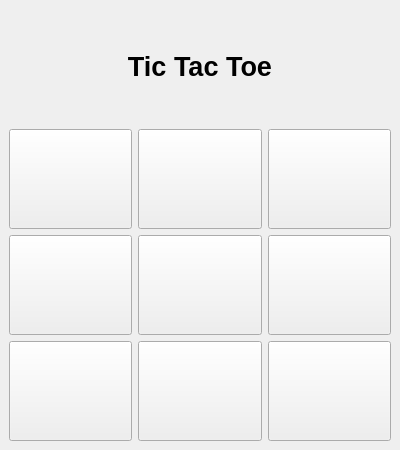
<?xml version="1.0" encoding="UTF-8"?>
<ui version="4.0">
 <class>TicTacToeWindow</class>
 <widget class="QMainWindow" name="TicTacToeWindow">
  <property name="geometry">
   <rect>
    <x>0</x>
    <y>0</y>
    <width>400</width>
    <height>450</height>
   </rect>
  </property>
  <property name="windowTitle">
   <string>Tic Tac Toe</string>
  </property>
  <widget class="QWidget" name="centralwidget">
   <layout class="QVBoxLayout" name="verticalLayout">
    <item>
     <widget class="QLabel" name="titleLabel">
      <property name="text">
       <string>Tic Tac Toe</string>
      </property>
      <property name="alignment">
       <set>Qt::AlignCenter</set>
      </property>
      <property name="font">
       <font>
        <pointsize>20</pointsize>
        <bold>true</bold>
       </font>
      </property>
     </widget>
    </item>
    <item>
     <layout class="QGridLayout" name="gridLayout">
      <!-- 3x3 Buttons -->
      <item row="0" column="0">
       <widget class="QPushButton" name="pushButton_1">
        <property name="minimumSize">
         <size>
          <width>100</width>
          <height>100</height>
         </size>
        </property>
        <property name="font">
         <font>
          <pointsize>24</pointsize>
          <bold>true</bold>
         </font>
        </property>
       </widget>
      </item>
      <item row="0" column="1">
       <widget class="QPushButton" name="pushButton_2">
        <property name="minimumSize">
         <size>
          <width>100</width>
          <height>100</height>
         </size>
        </property>
        <property name="font">
         <font>
          <pointsize>24</pointsize>
          <bold>true</bold>
         </font>
        </property>
       </widget>
      </item>
      <item row="0" column="2">
       <widget class="QPushButton" name="pushButton_3">
        <property name="minimumSize">
         <size>
          <width>100</width>
          <height>100</height>
         </size>
        </property>
        <property name="font">
         <font>
          <pointsize>24</pointsize>
          <bold>true</bold>
         </font>
        </property>
       </widget>
      </item>

      <item row="1" column="0">
       <widget class="QPushButton" name="pushButton_4">
        <property name="minimumSize">
         <size>
          <width>100</width>
          <height>100</height>
         </size>
        </property>
        <property name="font">
         <font>
          <pointsize>24</pointsize>
          <bold>true</bold>
         </font>
        </property>
       </widget>
      </item>
      <item row="1" column="1">
       <widget class="QPushButton" name="pushButton_5">
        <property name="minimumSize">
         <size>
          <width>100</width>
          <height>100</height>
         </size>
        </property>
        <property name="font">
         <font>
          <pointsize>24</pointsize>
          <bold>true</bold>
         </font>
        </property>
       </widget>
      </item>
      <item row="1" column="2">
       <widget class="QPushButton" name="pushButton_6">
        <property name="minimumSize">
         <size>
          <width>100</width>
          <height>100</height>
         </size>
        </property>
        <property name="font">
         <font>
          <pointsize>24</pointsize>
          <bold>true</bold>
         </font>
        </property>
       </widget>
      </item>

      <item row="2" column="0">
       <widget class="QPushButton" name="pushButton_7">
        <property name="minimumSize">
         <size>
          <width>100</width>
          <height>100</height>
         </size>
        </property>
        <property name="font">
         <font>
          <pointsize>24</pointsize>
          <bold>true</bold>
         </font>
        </property>
       </widget>
      </item>
      <item row="2" column="1">
       <widget class="QPushButton" name="pushButton_8">
        <property name="minimumSize">
         <size>
          <width>100</width>
          <height>100</height>
         </size>
        </property>
        <property name="font">
         <font>
          <pointsize>24</pointsize>
          <bold>true</bold>
         </font>
        </property>
       </widget>
      </item>
      <item row="2" column="2">
       <widget class="QPushButton" name="pushButton_9">
        <property name="minimumSize">
         <size>
          <width>100</width>
          <height>100</height>
         </size>
        </property>
        <property name="font">
         <font>
          <pointsize>24</pointsize>
          <bold>true</bold>
         </font>
        </property>
       </widget>
      </item>

     </layout>
    </item>
   </layout>
  </widget>
 </widget>
 <resources/>
 <connections/>
</ui>
